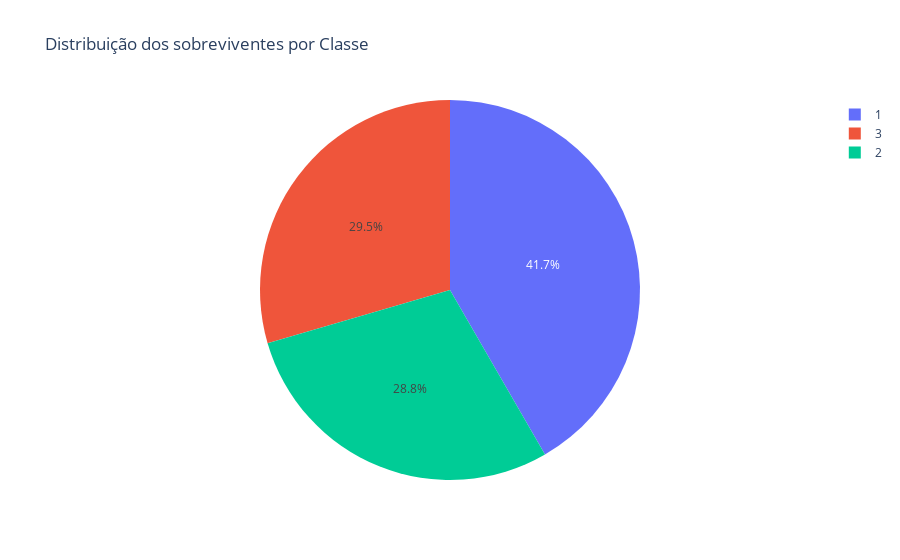

The code cell stored with this chart in its notebook:
### Markdown cell above
## Clase

### Code cell
criarGraficoPizza(dfTitanicLimpo.query("survival == 1"), "survival", "pclass", "Distribuição dos sobreviventes por Classe")

### Figure 1 — Plotly figure (JSON) as saved in the notebook; plotly's stock layout.template omitted (floating-point values rounded to 4 significant figures; data arrays with more than 128 entries replaced by an {"elided": "..."} marker saying what was removed)
{"data": [{"hovertemplate": "pclass=%{label}<br>survival=%{value}", "domain": {"y": [0, 1], "x": [0, 1]}, "legendgroup": "", "name": "", "labels": {"elided": "288 int values"}, "showlegend": true, "hoverlabel": {"namelength": 0}, "values": {"elided": "288 int values"}, "type": "pie"}], "layout": {"legend": {"tracegroupgap": 0}, "title": {"text": "Distribuição dos sobreviventes por Classe"}}}
